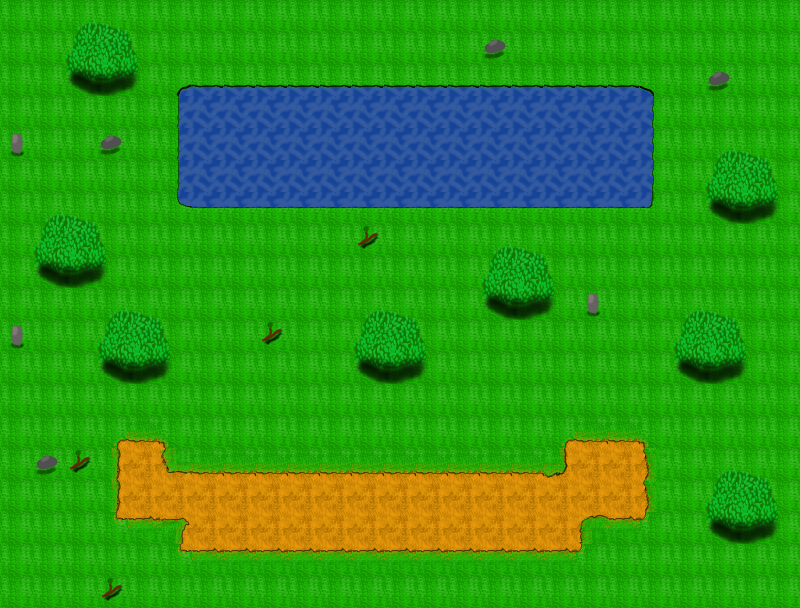

A 2D game scene composited from a Tiled map and its tileset images. What follows is a short description and the map's XML, with every tile layer's data as written:
An orthogonal 25x19 tile map with 32x32 px tiles, 3 tile layers (Ground, Farmable, Bush and Fluff).

<map version="1.0" tiledversion="1.1.6" orientation="orthogonal" renderorder="right-down" width="25" height="19" tilewidth="32" tileheight="32" infinite="0" nextobjectid="1">
 <tileset firstgid="1" source="GD1-proj1-tileset.tsx" />
 <layer name="Ground" width="25" height="19">
  <properties>
   <property name="tileset" value="GD1-proj1-tileset" />
  </properties>
  <data encoding="csv">
109,109,109,109,109,109,109,109,109,109,109,109,109,109,109,109,109,109,109,109,109,109,109,109,109,
109,109,109,109,109,109,109,109,109,109,109,109,109,109,109,109,109,109,109,109,109,109,109,109,109,
109,109,109,109,109,88,89,89,89,89,89,89,89,89,89,89,89,89,89,89,90,109,109,109,109,
109,109,109,109,109,113,114,114,114,114,114,114,114,114,114,114,114,114,114,114,115,109,109,109,109,
109,109,109,109,109,113,114,114,114,114,114,114,114,114,114,114,114,114,114,114,115,109,109,109,109,
109,109,109,109,109,113,114,114,114,114,114,114,114,114,114,114,114,114,114,114,115,109,109,109,109,
109,109,109,109,109,138,139,139,139,139,139,139,139,139,139,139,139,139,139,139,140,109,109,109,109,
109,109,109,109,109,109,109,109,109,109,109,109,109,109,109,109,109,109,109,109,109,109,109,109,109,
109,109,109,109,109,109,109,109,109,109,109,109,109,109,109,109,109,109,109,109,109,109,109,109,109,
109,109,109,109,109,109,109,109,109,109,109,109,109,109,109,109,109,109,109,109,109,109,109,109,109,
109,109,109,109,109,109,109,109,109,109,109,109,109,109,109,109,109,109,109,109,109,109,109,109,109,
109,109,109,109,109,109,109,109,109,109,109,109,109,109,109,109,109,109,109,109,109,109,109,109,109,
109,109,109,109,109,109,109,109,109,109,109,109,109,109,109,109,109,109,109,109,109,109,109,109,109,
109,109,109,183,184,185,109,109,109,109,109,109,109,109,109,109,109,183,184,184,185,109,109,109,109,
109,109,109,208,109,133,184,184,184,184,184,184,184,184,184,184,184,135,109,109,210,109,109,109,109,
109,109,109,208,109,109,184,109,109,109,109,109,109,109,109,109,109,109,109,109,210,109,109,109,109,
109,109,109,233,234,85,109,109,109,109,109,109,109,109,109,109,109,109,83,234,235,109,109,109,109,
109,109,109,109,109,233,234,234,234,234,234,234,234,234,234,234,234,234,235,109,109,109,109,109,109,
109,109,109,109,109,109,109,109,109,109,109,109,109,109,109,109,109,109,109,109,109,109,109,109,109
</data>
 </layer>
 <layer name="Farmable" width="25" height="19">
  <properties>
   <property name="Farmable" type="bool" value="true" />
   <property name="tileset" value="GD1-proj1-tileset" />
  </properties>
  <data encoding="csv">
0,0,0,0,0,0,0,0,0,0,0,0,0,0,0,0,0,0,0,0,0,0,0,0,0,
0,0,0,0,0,0,0,0,0,0,0,0,0,0,0,0,0,0,0,0,0,0,0,0,0,
0,0,0,0,0,0,0,0,0,0,0,0,0,0,0,0,0,0,0,0,0,0,0,0,0,
0,0,0,0,0,0,0,0,0,0,0,0,0,0,0,0,0,0,0,0,0,0,0,0,0,
0,0,0,0,0,0,0,0,0,0,0,0,0,0,0,0,0,0,0,0,0,0,0,0,0,
0,0,0,0,0,0,0,0,0,0,0,0,0,0,0,0,0,0,0,0,0,0,0,0,0,
0,0,0,0,0,0,0,0,0,0,0,0,0,0,0,0,0,0,0,0,0,0,0,0,0,
0,0,0,0,0,0,0,0,0,0,0,0,0,0,0,0,0,0,0,0,0,0,0,0,0,
0,0,0,0,0,0,0,0,0,0,0,0,0,0,0,0,0,0,0,0,0,0,0,0,0,
0,0,0,0,0,0,0,0,0,0,0,0,0,0,0,0,0,0,0,0,0,0,0,0,0,
0,0,0,0,0,0,0,0,0,0,0,0,0,0,0,0,0,0,0,0,0,0,0,0,0,
0,0,0,0,0,0,0,0,0,0,0,0,0,0,0,0,0,0,0,0,0,0,0,0,0,
0,0,0,0,0,0,0,0,0,0,0,0,0,0,0,0,0,0,0,0,0,0,0,0,0,
0,0,0,0,0,0,0,0,0,0,0,0,0,0,0,0,0,0,0,0,0,0,0,0,0,
0,0,0,0,209,0,0,0,0,0,0,0,0,0,0,0,0,0,209,209,0,0,0,0,0,
0,0,0,0,209,209,209,209,209,209,209,209,209,209,209,209,209,209,209,209,0,0,0,0,0,
0,0,0,0,0,0,209,209,209,209,209,209,209,209,209,209,209,209,0,0,0,0,0,0,0,
0,0,0,0,0,0,0,0,0,0,0,0,0,0,0,0,0,0,0,0,0,0,0,0,0,
0,0,0,0,0,0,0,0,0,0,0,0,0,0,0,0,0,0,0,0,0,0,0,0,0
</data>
 </layer>
 <layer name="Bush and Fluff" width="25" height="19">
  <properties>
   <property name="tileset" value="GD1-proj1-tileset" />
  </properties>
  <data encoding="csv">
0,213,214,215,216,0,0,0,0,0,0,0,0,0,0,0,0,0,0,0,0,0,0,0,0,
0,238,239,240,241,0,0,0,0,0,0,0,0,0,0,309,0,0,0,0,0,0,0,0,0,
0,263,264,265,266,0,0,0,0,0,0,0,0,0,0,0,0,0,0,0,0,0,309,0,0,
0,0,0,0,0,0,0,0,0,0,0,0,0,0,0,0,0,0,0,0,0,0,0,0,0,
310,0,0,309,0,0,0,0,0,0,0,0,0,0,0,0,0,0,0,0,0,213,214,215,216,
0,0,0,0,0,0,0,0,0,0,0,0,0,0,0,0,0,0,0,0,0,238,239,240,241,
213,214,215,216,0,0,0,0,0,0,0,0,0,0,0,0,0,0,0,0,0,263,264,265,266,
238,239,240,241,0,0,0,0,0,0,0,359,0,0,213,214,215,216,0,0,0,0,0,0,0,
263,264,265,266,0,0,0,0,0,0,0,0,0,0,238,239,240,241,0,0,0,0,0,0,0,
0,0,213,214,215,216,0,0,0,0,213,214,215,216,263,264,265,266,310,0,213,214,215,216,0,
310,0,238,239,240,241,0,0,359,0,238,239,240,241,0,0,0,0,0,0,238,239,240,241,0,
0,0,263,264,265,266,0,0,0,0,263,264,265,266,0,0,0,0,0,0,263,264,265,266,0,
0,0,0,0,0,0,0,0,0,0,0,0,0,0,0,0,0,0,0,0,0,0,0,0,0,
0,0,0,0,0,0,0,0,0,0,0,0,0,0,0,0,0,0,0,0,0,0,0,0,0,
0,309,359,0,0,0,0,0,0,0,0,0,0,0,0,0,0,0,0,0,0,213,214,215,216,
0,0,0,0,0,0,0,0,0,0,0,0,0,0,0,0,0,0,0,0,0,238,239,240,241,
0,0,0,0,0,0,0,0,0,0,0,0,0,0,0,0,0,0,0,0,0,263,264,265,266,
0,0,0,0,0,0,0,0,0,0,0,0,0,0,0,0,0,0,0,0,0,0,0,0,0,
0,0,0,359,0,0,0,0,0,0,0,0,0,0,0,0,0,0,0,0,0,0,0,0,0
</data>
 </layer>
</map>